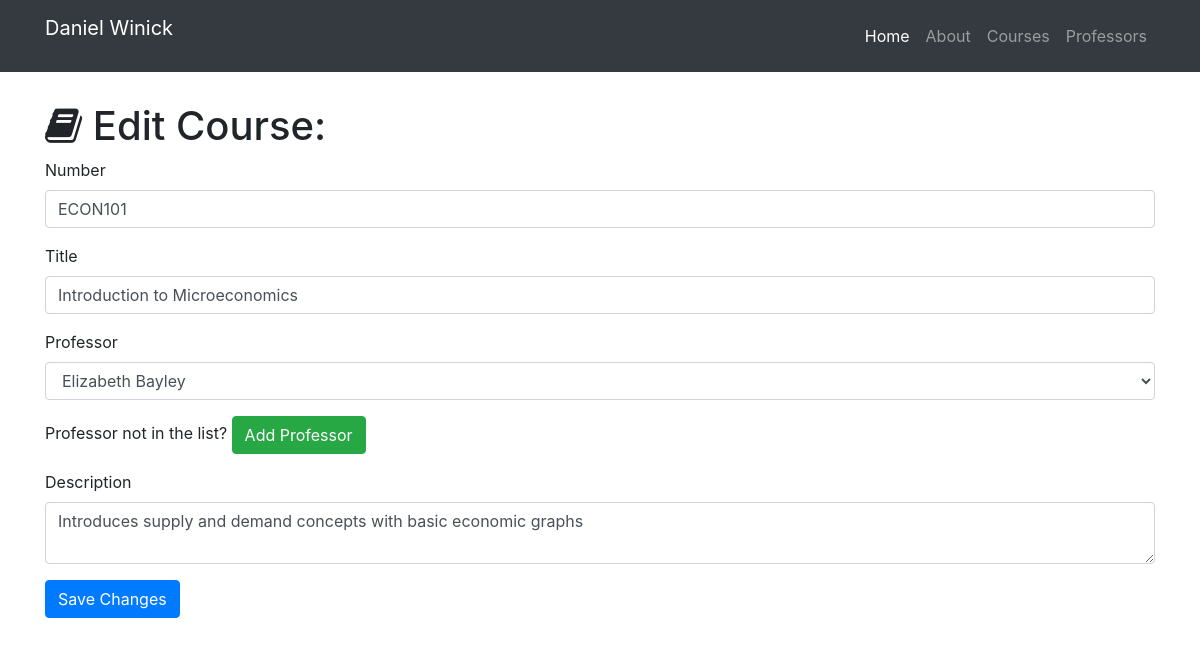
The page /course/edit/3 on the database its author committed.
### resume.py (models this page shows)
class Course(db.Model):
    __tablename__ = 'courses'
    id = db.Column(db.Integer, primary_key=True)
    number = db.Column(db.String(256))
    title = db.Column(db.String(256))
    desc = db.Column(db.Text)
    professor_id = db.Column(db.Integer, db.ForeignKey('professors.id'))

### resume.py (the view, shortened to what this page needs)
@app.route('/course/edit/<int:id>', methods=['GET', 'POST'])
def edit_course(id):
    course = Course.query.filter_by(id=id).first()
    professors = Professor.query.all()
    if request.method == 'GET':
        return render_template('courses-edit.html', course=course, professors=professors)

### templates/courses-edit.html (shortened to what this page needs)
{% extends "home-base.html"%}
{% block page_content%}
  <div class="container">
    <h1 class="mt-5"><i class="fa fa-book" aria-hidden="true"></i> Edit Course:</h1>
    <form action="/course/edit/{{course.id}}" method="post">
      <div class="form-group">
        <label>Number</label>
        <input class="form-control" type="text" name="number" value="{{course.number}}" required="true">
      </div>
      <div class="form-group">
        <label>Title</label>
        <input class="form-control" type="text" name="title" value="{{course.title}}" required="true">
      </div>
      <div class="form-group">
        <label>Professor</label>
        <select class="form-control" name="professor">
          {% for professor in professors %}
            {% if professor == course.professor %}
              <option selected="selected">{{professor.name}}</option>
            {% else %}
              <option>{{professor.name}}</option>
            {% endif %}
          {% endfor %}
        </select>
      </div>
      <div class="form-group">
        Professor not in the list? <a href="/professor/add" class="btn btn-success" role="button" aria-disabled="true">Add Professor</a>
      </div>
      <div class="form-group">
        <label>Description</label>
        <textarea class="form-control" name="desc" required="true">{{course.desc}}</textarea>
      </div>
      <button type="submit" class="btn btn-primary">Save Changes</button>
    </form>
  </div>
{% endblock%}

### static/css/myresume.css (style rules this page uses)
body { padding-top: 54px; }

### rows shown on the page
Course: number "ECON101", title "Introduction to Microeconomics", desc "Introduces supply and demand concepts with basic economic graphs"

### other values the page prints
form field professor "Elizabeth Bayley"
